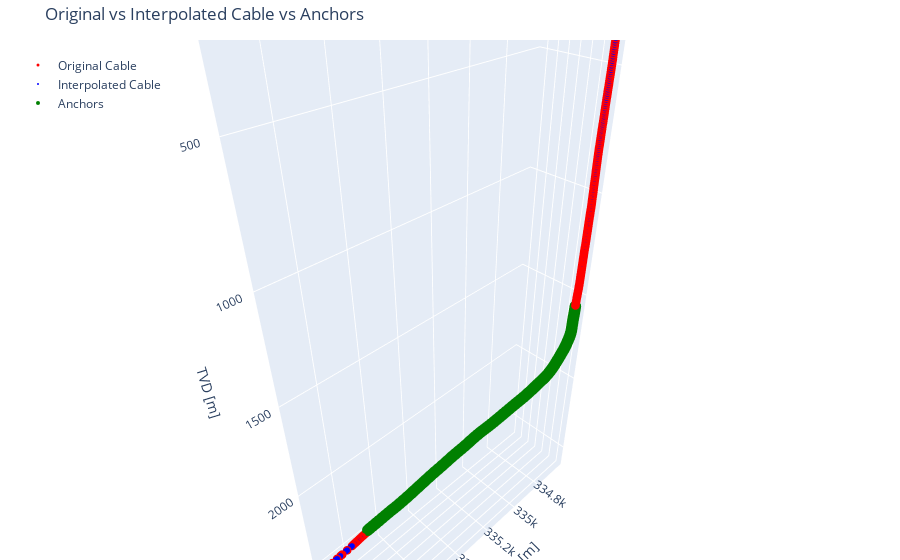

Notebook cell for this chart:
### Markdown cell above
# Interpolation Code

### Code cell
import pandas as pd
import numpy as np
from scipy.interpolate import interp1d

# === 1. Load your trajectory data ===
file_path = '16B(78)-32 Well Survey/16B(78)-32 Final Survey Report.xlsx'

df = pd.read_excel(file_path, header=20)
df = df.drop(labels=[0, 1, 2], axis=0)
df.reset_index(drop=True, inplace=True)

for col in df.columns:
    df[col] = pd.to_numeric(df[col].astype(str).str.strip().str.replace(",", ""), errors="coerce")

# === 1.5. Load anchors ===
anchors_df = pd.read_csv("/Users/danilodordevic/Desktop/Code/forge_channel_interpolation/anchors/16Bdas_information_GES_20240330_v1_formated.csv")
anchors_df["depth_m"] = anchors_df["depth"] * 0.3048

# === 2. Convert MD and TVD from feet to meters ===
df["MD_m"] = df["MD"] * 0.3048
df["TVD_m"] = df["TVD"] * 0.3048
df["EASTING_m"] = df["EASTING"] * 0.3048
df["NORTHING_m"] = df["NORTHING"] * 0.3048

# === 3. Generate uniformly spaced MD values ===
sensor_spacing = 1.021095  # meters between DAS sensors
md_min = df["MD_m"].min()
md_max = df["MD_m"].max()
md_interp = np.arange(md_min, md_max, sensor_spacing)

# === 4. Interpolate coordinates to uniform MD using cubic splines ===
interp_east = interp1d(df["MD_m"], df["EASTING_m"], kind='cubic')
interp_north = interp1d(df["MD_m"], df["NORTHING_m"], kind='cubic')
interp_tvd = interp1d(df["MD_m"], df["TVD_m"], kind='cubic')

easting_new = interp_east(md_interp)
northing_new = interp_north(md_interp)
tvd_new = interp_tvd(md_interp)

# === 5. Output interpolated positions as a new DataFrame ===
df_das = pd.DataFrame({
    "MD_m": md_interp,
    "EASTING_m": easting_new,
    "NORTHING_m": northing_new,
    "TVD_m": tvd_new
})

# === 6. Save to CSV ===
df_das.to_csv("interpolated_das_positions_cubic.csv", index=False)

# === 7. Plot ===
import plotly.graph_objects as go

fig = go.Figure()

# Original cable in red
fig.add_trace(go.Scatter3d(
    x=df["EASTING_m"],
    y=df["NORTHING_m"],
    z=df["TVD_m"],
    mode='markers',
    name='Original Cable',
    line=dict(color='red', width=2),
    marker=dict(size=3, color='red'),
))

# Interpolated cable in blue
fig.add_trace(go.Scatter3d(
    x=df_das["EASTING_m"],
    y=df_das["NORTHING_m"],
    z=df_das["TVD_m"],
    mode='markers',
    name='Interpolated Cable',
    line=dict(color='blue', width=2),
    marker=dict(size=2, color='blue'),
))

# Anchors
fig.add_trace(go.Scatter3d(
    x=anchors_df["utm_easting"],
    y=anchors_df["utm_northing"],
    z=anchors_df["depth_m"],
    mode='markers',
    name='Anchors',
    line=dict(color='black', width=4),
    marker=dict(size=4, color='green', symbol='circle'),
))

# Layout and axis
fig.update_layout(
    scene=dict(
        xaxis_title='Easting [m]',
        yaxis_title='Northing [m]',
        zaxis_title='TVD [m]',
        zaxis=dict(autorange='reversed')  # Depth down
    ),
    title='Original vs Interpolated Cable vs Anchors',
    scene_aspectmode='data',
    margin=dict(l=0, r=0, b=0, t=40),
    legend=dict(x=0.02, y=0.98)
)

fig.show()

### Figure 1 — Plotly figure (JSON) as saved in the notebook; plotly's stock layout.template omitted (floating-point values rounded to 4 significant figures; data arrays with more than 128 entries replaced by an {"elided": "..."} marker saying what was removed)
{"data": [{"line": {"color": "red", "width": 2}, "marker": {"color": "red", "size": 3}, "mode": "markers", "name": "Original Cable", "type": "scatter3d", "x": {"elided": "428 float values"}, "y": {"elided": "428 float values"}, "z": {"elided": "428 float values"}}, {"line": {"color": "blue", "width": 2}, "marker": {"color": "blue", "size": 2}, "mode": "markers", "name": "Interpolated Cable", "type": "scatter3d", "x": {"elided": "3268 float values"}, "y": {"elided": "3268 float values"}, "z": {"elided": "3268 float values"}}, {"line": {"color": "black", "width": 4}, "marker": {"color": "green", "size": 4, "symbol": "circle"}, "mode": "markers", "name": "Anchors", "type": "scatter3d", "x": {"elided": "499 float values"}, "y": {"elided": "499 float values"}, "z": {"elided": "499 float values"}}], "layout": {"legend": {"x": 0.02, "y": 0.98}, "margin": {"b": 0, "l": 0, "r": 0, "t": 40}, "scene": {"aspectmode": "data", "xaxis": {"title": {"text": "Easting [m]"}}, "yaxis": {"title": {"text": "Northing [m]"}}, "zaxis": {"autorange": "reversed", "title": {"text": "TVD [m]"}}}, "title": {"text": "Original vs Interpolated Cable vs Anchors"}}}
